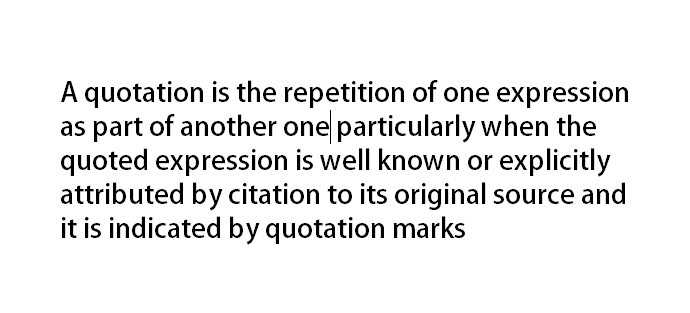
%> input picture inputs/i.PNG, 690 x 313 px
$ octave OCR.m   (GNU Octave 9; MATLAB toolbox functions it lacks are replaced by stand-ins)
%> lines starting %> are read from the running program, lines starting %| are printed output that depends on the picture; in (x1, y1, x2, y2) boxes, pixels count from 0 and x2, y2 are one past the last pixel; in counts of white or black regions, pixels touching at a corner belong together; the program's own positions count from 1
### lines_crop.m
function [fl re]=lines_crop(im_texto)

im_texto=clip(im_texto);
num_filas=size(im_texto,1);
for s=1:num_filas
    if sum(im_texto(s,:))==0
        nm=im_texto(1:s-1, :);
        %pause(1);
        rm=im_texto(s:end, :);
        %pause(1);
        fl = clip(nm);
        pause(1);
        re=clip(rm);

        break
    else
        fl=im_texto;%Only one line.
        re=[ ];
    end
end

function img_out=clip(img_in)
[f c]=find(img_in);
img_out=img_in(min(f):max(f),min(c):max(c));

### OCR.m
% OCR (Optical Character Recognition).

warning off
clc, close all, clear all
imagen=imread('inputs/i.png');
%> imagen is the input picture: size 313x690x3 uint8; min 0, max 255, mean 235.5

%Showing image
imagen1 = imagen;
figure,imshow(imagen1);
title('INPUT IMAGE WITH NOISE')

if size(imagen,3)==3
    imagen=rgb2gray(imagen);
%> imagen: size 313x690 uint8
end

threshold = graythresh(imagen);
%> threshold = 0.516

imagen =~im2bw(imagen,threshold);
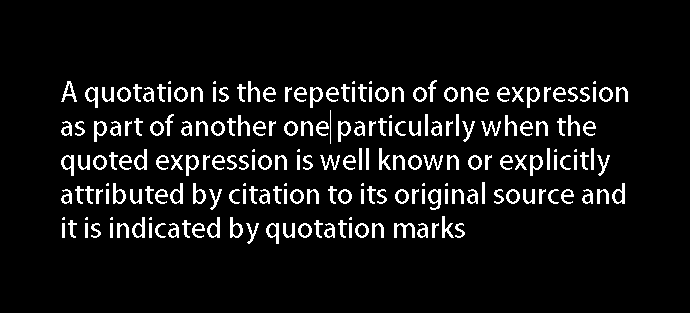
%> imagen: size 313x690 logical; 7.2% white in thin lines or dots, all inside (x1, y1, x2, y2) = (61, 80, 628, 244)
imagen2 = imagen;

imagen = bwareaopen(imagen,15);
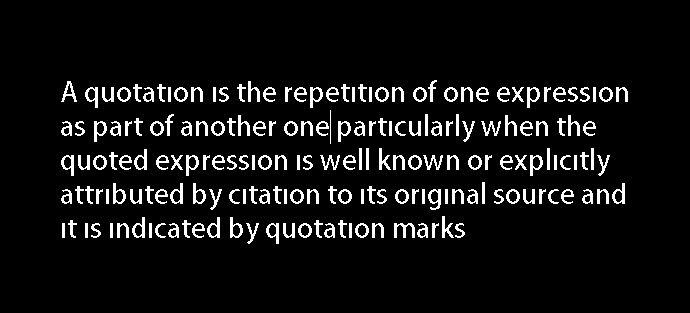
%> imagen: size 313x690 logical; 7.2% white in thin lines or dots, all inside (x1, y1, x2, y2) = (61, 80, 628, 244)
imagen3 = imagen;

word=[ ];
re=imagen;

fid = fopen('text.txt', 'wt');

load templates
global templates

num_letras=size(templates,2);
while 1

    [fl re]=lines_crop(re);
    imgn=fl;
    n=0;

    %-----------------------------------------------------------------

    spacevector = [];
    rc = fl;

    while 1
       [fc rc space]=letter_crop(rc);
       img_r = imresize(fc,[42 24]);
       n = n + 1;
       spacevector(n)=space;


       letter = read_letter(img_r,num_letras);


       word = [word letter];

       if isempty(rc)
           break;
        end
    end

        %-------------------------------------------------------------------

        %
    max_space = max(spacevector);
    no_spaces = 0;

     for x= 1:n
       if spacevector(x+no_spaces)> (0.75 * max_space)
          no_spaces = no_spaces + 1;
            for m = x:n
              word(n+x-m+no_spaces)=word(n+x-m+no_spaces-1);
            end
           word(x+no_spaces) = ' ';
           spacevector = [0 spacevector];
       end
     end

    fprintf(fid,'%s\n',word);

    word=[ ];

    if isempty(re)
        break
    end
end
%> this loop made 5 passes
%> max_space on passes 1 to 5: 10, 9, 10, 10, 10
%> pass 1, in clip, `img_out=img_in(min(f):max(f),min(c):max(c));`:
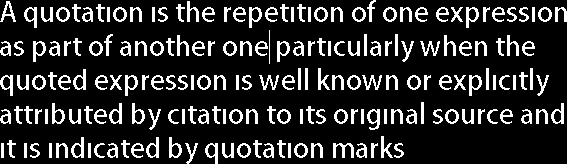
%> img_out: size 164x567 logical; 16.6% white; 188 white regions, largest, box (x1, y1, x2, y2) and area: (333, 143, 354, 158) 152, (367, 109, 380, 130) 132, (249, 7, 262, 28) 123
%> pass 1, `[fl re]=lines_crop(re);`:
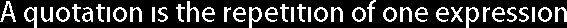
%> fl: size 28x567 logical; 20.8% white in thin lines or dots
%> pass 1, `[fl re]=lines_crop(re);`:
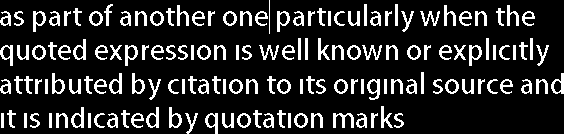
%> re: size 134x564 logical; 16.1% white; 148 white regions, largest, box (x1, y1, x2, y2) and area: (333, 113, 354, 128) 152, (367, 79, 380, 100) 132, (33, 11, 46, 32) 123
%> pass 2, `[fl re]=lines_crop(re);`:
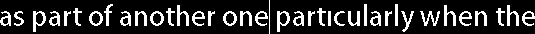
%> fl: size 34x535 logical; 17.4% white; 38 white regions, largest, box (x1, y1, x2, y2) and area: (33, 11, 46, 32) 123, (277, 11, 290, 32) 123, (420, 11, 440, 26) 120
%> after the loop, space = 0; spacevector = 33 values, max 10 at index 17, min 0 at index 1, mean 3.21
fclose(fid);
winopen('text.txt')
clear all
